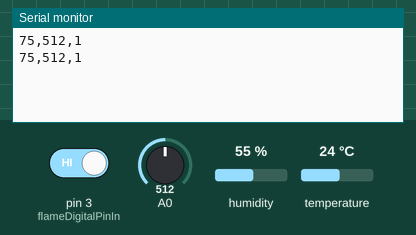
The sketch below on a simulated Arduino Uno, built with avr-gcc and run on an emulated ATmega328P. Shown: the last lines printed to the serial monitor. Inputs (shaded band) come from the test bench; at power-on: temperature 24 °C, A0 = 512, pin 3 (flameDigitalPinIn) HIGH, humidity 55 %.

Above: at 5.8 s.
5.9 s: temperature set to 12 °C
At 11.3 s:
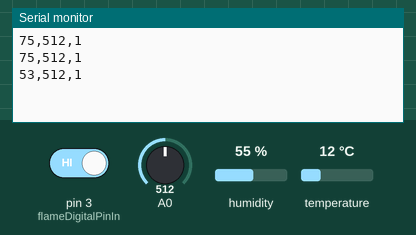
11.9 s: A0 set to 716
At 16.0 s:
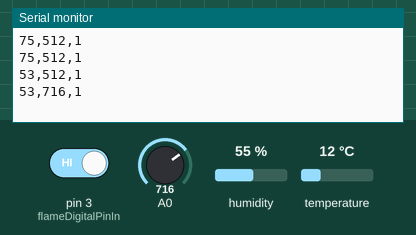
17.9 s: pin 3 (flameDigitalPinIn) driven LOW
At 20.7 s:
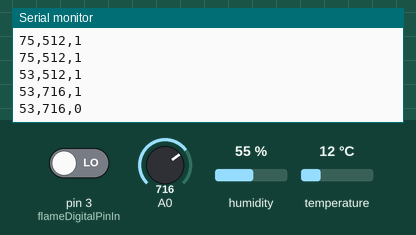
23.9 s: temperature set to 19 °C
At 26.6 s:
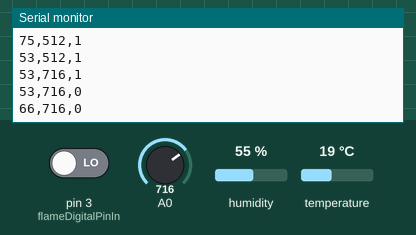
29.9 s: A0 set to 900
At 31.3 s:
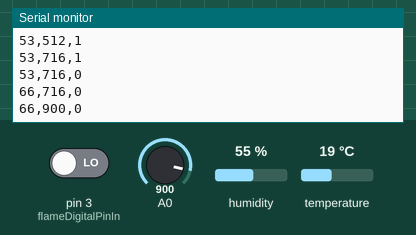
35.9 s: pin 3 (flameDigitalPinIn) driven HIGH
At 40.6 s:
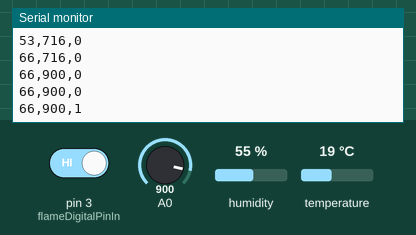
Timing chart, 0 to 42.1 s (numbered marks = the images above; inputs shaded):
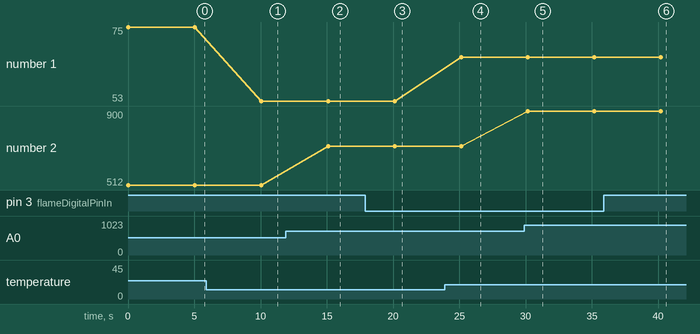

Measured:
- after the input at 5.9 s, the serial monitor: prints a new line after 4.2 s (image 1)
- after the input at 11.9 s, the serial monitor: prints a new line after 3.2 s (image 2)
- after the input at 17.9 s, the serial monitor: prints a new line after 2.2 s (image 3)
- after the input at 23.9 s, the serial monitor: prints a new line after 1.2 s (image 4)
- after the input at 29.9 s, the serial monitor: prints a new line after 0.27 s (image 5)
- after the input at 35.9 s, the serial monitor: prints a new line after 4.3 s (image 6)
- plotted number 1: 75 → 53 after the input at 5.9 s, 53 → 66 after the input at 23.9 s
- plotted number 2: 512 → 716 after the input at 11.9 s, 716 → 900 after the input at 29.9 s

The sketch:

read_temperature_flame_sensors.ino
```cpp
#include <DHT.h>

// Delay between reads
const int delayBetweenReads = 5000;//5s

// For temperature sensor
const int DHTPIN = 2;
const int DHTTYPE = DHT11;
DHT dht(DHTPIN, DHTTYPE);

// For flame detector senso
const int flameDigitalPinIn = 3;

void setup() {
  // initialize serial communication @ 9600 baud:
  Serial.begin(9600);
  dht.begin();
  pinMode(flameDigitalPinIn, INPUT);
}

void loop() {
  // Read data from temperature sensor
  float temp = dht.readTemperature(true);
  if (isnan(temp)) {
    temp = -1;// error
  }

  // read the sensor on analog A0:
  int flameAnalogReading = analogRead(A0);

  // HIGH(1) means no fire is detected
  // LOW (0) means fire is detected
  int flameDigitalReading = digitalRead(flameDigitalPinIn);

  // Compose data and send to Serial
 //  Data format: "temperature,flameAnalogReading,flameDigitalReading
  // Data example: "84,1001,1"
  Serial.print(String((int)temp));
  Serial.print(",");
  Serial.print(String(flameAnalogReading));
  Serial.print(",");
  Serial.println(String(flameDigitalReading));

  delay(delayBetweenReads);
}
```
